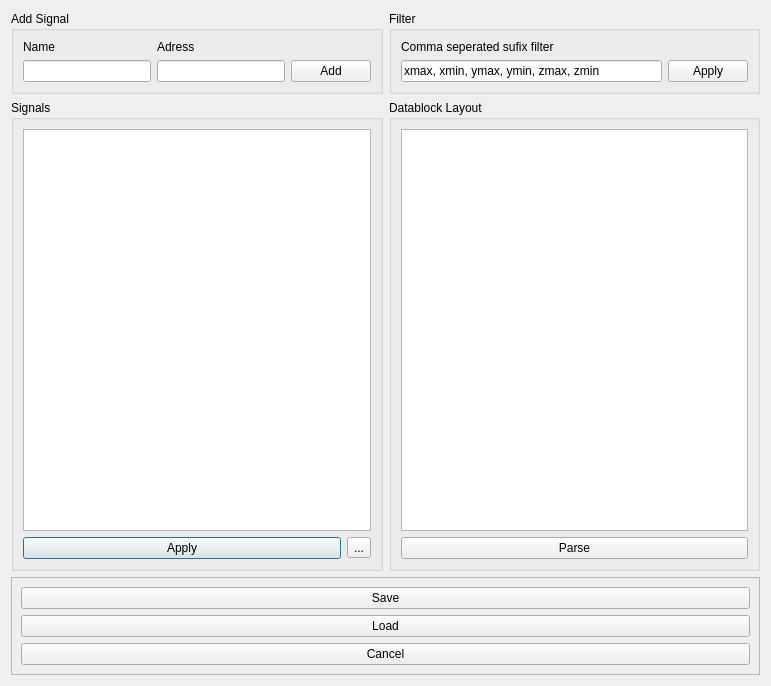
<?xml version="1.0" encoding="UTF-8"?>
<ui version="4.0">
 <class>Dialog</class>
 <widget class="QDialog" name="Dialog">
  <property name="geometry">
   <rect>
    <x>0</x>
    <y>0</y>
    <width>771</width>
    <height>686</height>
   </rect>
  </property>
  <property name="windowTitle">
   <string>Dialog</string>
  </property>
  <layout class="QGridLayout" name="gridLayout">
   <item row="1" column="0">
    <widget class="QGroupBox" name="groupBox_2">
     <property name="title">
      <string>Signals</string>
     </property>
     <layout class="QGridLayout" name="gridLayout_3">
      <item row="1" column="0" colspan="2">
       <widget class="SignalView" name="Signal_treeView"/>
      </item>
      <item row="2" column="0">
       <widget class="QPushButton" name="SignalApplyBtn">
        <property name="text">
         <string>Apply</string>
        </property>
       </widget>
      </item>
      <item row="2" column="1">
       <widget class="QToolButton" name="toolButton">
        <property name="text">
         <string>...</string>
        </property>
       </widget>
      </item>
     </layout>
    </widget>
   </item>
   <item row="0" column="1">
    <widget class="QGroupBox" name="groupBox_3">
     <property name="title">
      <string>Filter</string>
     </property>
     <layout class="QGridLayout" name="gridLayout_5">
      <item row="1" column="1">
       <widget class="QPushButton" name="filterApplyBtn">
        <property name="text">
         <string>Apply</string>
        </property>
       </widget>
      </item>
      <item row="1" column="0">
       <widget class="QLineEdit" name="filterEdit">
        <property name="text">
         <string>xmax, xmin, ymax, ymin, zmax, zmin</string>
        </property>
       </widget>
      </item>
      <item row="0" column="0">
       <widget class="QLabel" name="label">
        <property name="text">
         <string>Comma seperated sufix filter</string>
        </property>
       </widget>
      </item>
     </layout>
    </widget>
   </item>
   <item row="1" column="1">
    <widget class="QGroupBox" name="groupBox_4">
     <property name="title">
      <string>Datablock Layout</string>
     </property>
     <layout class="QGridLayout" name="gridLayout_6">
      <item row="0" column="0">
       <widget class="QTextBrowser" name="datablokTextBrowser"/>
      </item>
      <item row="1" column="0">
       <widget class="QPushButton" name="DatablockParseBtn">
        <property name="text">
         <string>Parse</string>
        </property>
       </widget>
      </item>
     </layout>
    </widget>
   </item>
   <item row="2" column="0" colspan="2">
    <widget class="QFrame" name="frame">
     <property name="frameShape">
      <enum>QFrame::StyledPanel</enum>
     </property>
     <property name="frameShadow">
      <enum>QFrame::Raised</enum>
     </property>
     <layout class="QGridLayout" name="gridLayout_4">
      <item row="2" column="0">
       <widget class="QPushButton" name="saveBtn">
        <property name="text">
         <string>Save</string>
        </property>
       </widget>
      </item>
      <item row="4" column="0">
       <widget class="QPushButton" name="cancelBtn">
        <property name="text">
         <string>Cancel</string>
        </property>
       </widget>
      </item>
      <item row="3" column="0">
       <widget class="QPushButton" name="loadBtn">
        <property name="text">
         <string>Load</string>
        </property>
       </widget>
      </item>
     </layout>
    </widget>
   </item>
   <item row="0" column="0">
    <widget class="QGroupBox" name="groupBox">
     <property name="title">
      <string>Add Signal</string>
     </property>
     <layout class="QGridLayout" name="gridLayout_7">
      <item row="1" column="1">
       <widget class="QLineEdit" name="adressEdit"/>
      </item>
      <item row="0" column="1">
       <widget class="QLabel" name="adressLabel">
        <property name="text">
         <string>Adress</string>
        </property>
       </widget>
      </item>
      <item row="1" column="0">
       <widget class="QLineEdit" name="nameEdit"/>
      </item>
      <item row="0" column="0">
       <widget class="QLabel" name="nameLabel">
        <property name="text">
         <string>Name</string>
        </property>
       </widget>
      </item>
      <item row="1" column="2">
       <widget class="QPushButton" name="signalAddBtn">
        <property name="text">
         <string>Add</string>
        </property>
       </widget>
      </item>
     </layout>
    </widget>
   </item>
  </layout>
 </widget>
 <customwidgets>
  <customwidget>
   <class>SignalView</class>
   <extends>QTreeView</extends>
   <header>signalview.h</header>
   <slots>
    <slot>addSignal()</slot>
    <slot>ToggleView()</slot>
   </slots>
  </customwidget>
 </customwidgets>
 <resources/>
 <connections>
  <connection>
   <sender>SignalApplyBtn</sender>
   <signal>clicked()</signal>
   <receiver>Dialog</receiver>
   <slot>applySignals()</slot>
   <hints>
    <hint type="sourcelabel">
     <x>245</x>
     <y>547</y>
    </hint>
    <hint type="destinationlabel">
     <x>242</x>
     <y>574</y>
    </hint>
   </hints>
  </connection>
  <connection>
   <sender>DatablockParseBtn</sender>
   <signal>clicked()</signal>
   <receiver>Dialog</receiver>
   <slot>parseDatablock()</slot>
   <hints>
    <hint type="sourcelabel">
     <x>592</x>
     <y>552</y>
    </hint>
    <hint type="destinationlabel">
     <x>594</x>
     <y>572</y>
    </hint>
   </hints>
  </connection>
  <connection>
   <sender>filterApplyBtn</sender>
   <signal>clicked()</signal>
   <receiver>Dialog</receiver>
   <slot>applyFilter()</slot>
   <hints>
    <hint type="sourcelabel">
     <x>717</x>
     <y>64</y>
    </hint>
    <hint type="destinationlabel">
     <x>720</x>
     <y>87</y>
    </hint>
   </hints>
  </connection>
  <connection>
   <sender>toolButton</sender>
   <signal>clicked()</signal>
   <receiver>Signal_treeView</receiver>
   <slot>ToggleView()</slot>
   <hints>
    <hint type="sourcelabel">
     <x>362</x>
     <y>549</y>
    </hint>
    <hint type="destinationlabel">
     <x>352</x>
     <y>525</y>
    </hint>
   </hints>
  </connection>
  <connection>
   <sender>saveBtn</sender>
   <signal>clicked()</signal>
   <receiver>Dialog</receiver>
   <slot>saveData()</slot>
   <hints>
    <hint type="sourcelabel">
     <x>443</x>
     <y>596</y>
    </hint>
    <hint type="destinationlabel">
     <x>442</x>
     <y>572</y>
    </hint>
   </hints>
  </connection>
  <connection>
   <sender>loadBtn</sender>
   <signal>clicked()</signal>
   <receiver>Dialog</receiver>
   <slot>loadData()</slot>
   <hints>
    <hint type="sourcelabel">
     <x>369</x>
     <y>623</y>
    </hint>
    <hint type="destinationlabel">
     <x>370</x>
     <y>572</y>
    </hint>
   </hints>
  </connection>
  <connection>
   <sender>cancelBtn</sender>
   <signal>clicked()</signal>
   <receiver>Dialog</receiver>
   <slot>close()</slot>
   <hints>
    <hint type="sourcelabel">
     <x>448</x>
     <y>657</y>
    </hint>
    <hint type="destinationlabel">
     <x>458</x>
     <y>679</y>
    </hint>
   </hints>
  </connection>
  <connection>
   <sender>signalAddBtn</sender>
   <signal>clicked()</signal>
   <receiver>Dialog</receiver>
   <slot>addSignal()</slot>
   <hints>
    <hint type="sourcelabel">
     <x>353</x>
     <y>65</y>
    </hint>
    <hint type="destinationlabel">
     <x>383</x>
     <y>156</y>
    </hint>
   </hints>
  </connection>
  <connection>
   <sender>Dialog</sender>
   <signal>addSignalKeyValue()</signal>
   <receiver>Signal_treeView</receiver>
   <slot>addSignal()</slot>
   <hints>
    <hint type="sourcelabel">
     <x>766</x>
     <y>300</y>
    </hint>
    <hint type="destinationlabel">
     <x>347</x>
     <y>300</y>
    </hint>
   </hints>
  </connection>
 </connections>
 <slots>
  <signal>addSignalKeyValue()</signal>
  <slot>parseDatablock()</slot>
  <slot>applyFilter()</slot>
  <slot>applySignals()</slot>
  <slot>saveData()</slot>
  <slot>loadData()</slot>
  <slot>addSignal()</slot>
 </slots>
</ui>
